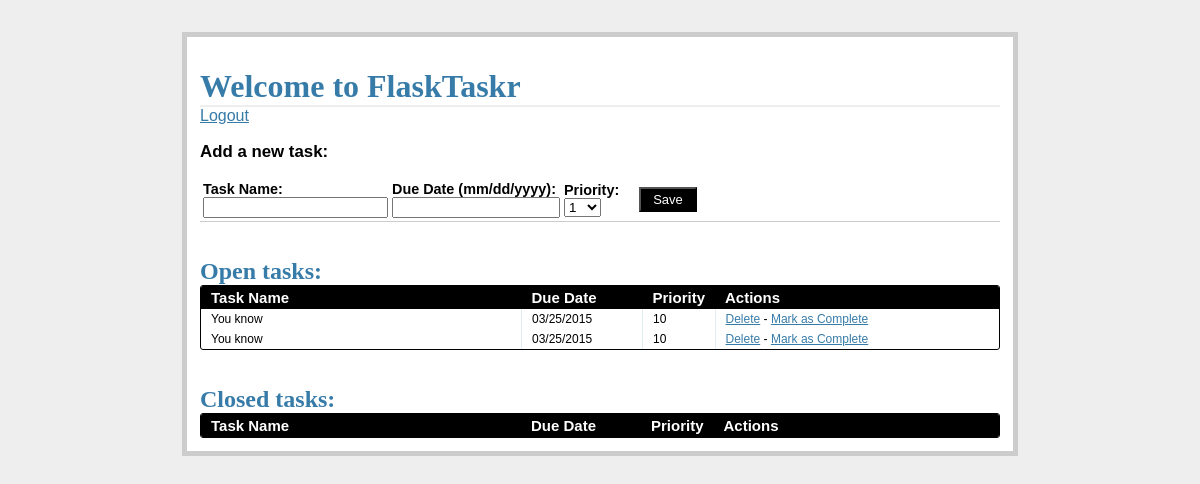
The page /tasks/ (signed in) on the database as committed earlier.
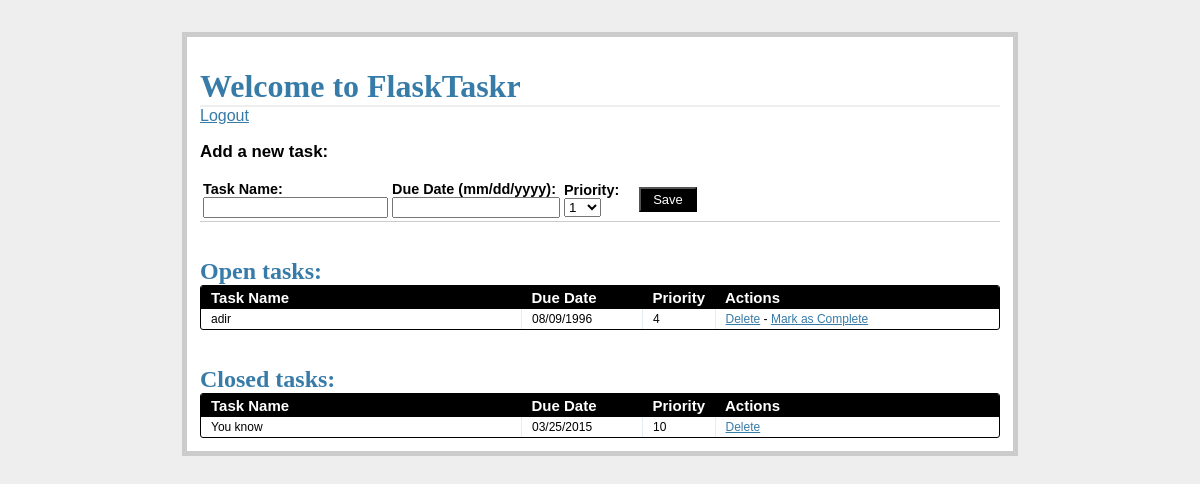
The same page on the database as committed later.
### tables this page shows
CREATE TABLE tasks(task_id INTEGER PRIMARY KEY AUTOINCREMENT,
    name TEXT NOT NULL, due_date TEXT NOT NULL, priority INTEGER NOT NULL, status INTEGER NOT NULL);

### views.py (the view)
@app.route('/tasks/')
@login_required
def tasks():
    g.db = connect_db()
    cursor = g.db.execute(
    'select name, due_date, priority, task_id from tasks where status=1'
    )
    open_tasks = [
    dict(name=row[0], due_date=row[1], priority=row[2],
    task_id=row[3]) for row in cursor.fetchall()
    ]
    cursor = g.db.execute(
    'select name, due_date, priority, task_id from tasks where status=0'
    )
    closed_tasks = [
    dict(name=row[0], due_date=row[1], priority=row[2],
    task_id=row[3]) for row in cursor.fetchall()
    ]
    g.db.close()
    return render_template(
        'tasks.html',
        form=AddTaskForm(request.form),
        open_tasks=open_tasks,
        closed_tasks=closed_tasks
    )

### forms.py
class AddTaskForm(Form):
    task_id = IntegerField()
    name = StringField('Task Name', validators=[DataRequired()])
    due_date = DateField(
    'Date Due (mm/dd/yyyy)',
    validators=[DataRequired()], format='%m/%d/%Y'
    )
    priority = SelectField(
    'Priority',
    validators=[DataRequired()],
    choices=[
    ('1', '1'), ('2', '2'), ('3', '3'), ('4', '4'), ('5', '5'),
    ('6', '6'), ('7', '7'), ('8', '8'), ('9', '9'), ('10', '10')
    ]
    )
    status = IntegerField('Status')

### views.py (called while the page is built)
def connect_db():
    return sqlite3.connect(app.config['DATABASE_PATH'])

def login_required(test):
    @wraps(test)
    def wrap(*args, **kwargs):
        if 'logged_in' in session:
            return test(*args, **kwargs)
        else:
            flash('You need to login first.')
            return redirect(url_for('login'))
    return wrap

### templates/tasks.html (shortened to what this page needs)
{% extends "_base.html" %}
{% block content %}
<h1>Welcome to FlaskTaskr</h1>
<a href="{{ url_for('logout') }}">Logout</a>
<div class="add-task">
  <h3>Add a new task:</h3>
  <table>
    <tr>
      <form action="{{ url_for('new_task') }}" method="post">
        <td>
          <label>Task Name:</label>
          <input name="name" type="text">
        </td>
        <td>
          <label>Due Date (mm/dd/yyyy):</label>
          <input name="due_date" type="text" style="width:160px;">
        </td>
        <td>
          <label>Priority:</label>
          <select name="priority" width="100px">
            <option value="1">1</option>
          </select>
        </td>
        <td>
          <input class="button" type="submit" value="Save">
        </td>
      </form>
    </tr>
  </table>
</div>
<div class="entries">
  <br>
  <br>
  <h2>Open tasks:</h2>
  <div class="datagrid">
    <table>
      <thead>
        <tr>
          <th width="300px"><strong>Task Name</strong></th>
          <th width="100px"><strong>Due Date</strong></th>
          <th width="50px"><strong>Priority</strong></th>
          <th><strong>Actions</strong></th>
        </tr>
      </thead>
      {% for task in open_tasks %}
        <tr>
          <td width="300px">{{ task.name }}</td>
          <td width="100px">{{ task.due_date }}</td>
          <td width="50px">{{ task.priority }}</td>
          <td>
            <a href="{{ url_for('delete_entry', task_id = task.task_id) }}">Delete</a>  -
            <a href="{{ url_for('complete', task_id = task.task_id) }}">Mark as Complete</a>
          </td>
        </tr>
      {% endfor %}
    </table>
  </div>
  <br>
  <br>
</div>
<div class="entries">
  <h2>Closed tasks:</h2>
  <div class="datagrid">
    <table>
      <thead>
      <tr>
        <th width="300px"><strong>Task Name</strong></th>
        <th width="100px"><strong>Due Date</strong></th>
        <th width="50px"><strong>Priority</strong></th>
        <th><strong>Actions</strong></th>
        </tr>
      </thead>
      {% for task in closed_tasks %}
        <tr>
          <td width="300px">{{ task.name }}</td>
          <td width="100px">{{ task.due_date }}</td>
          <td width="50px">{{ task.priority }}</td>
        <td>
          <a href="{{ url_for('delete_entry', task_id = task.task_id) }}">Delete</a>
        </td>
        </tr>
      {% endfor %}
    </table>
  </div>
</div>
{% endblock %}

### templates/_base.html (shortened to what this page needs)
<!DOCTYPE html>
<html>
<head>
<link rel="stylesheet" href="{{ url_for('static', filename='/main.css') }}">
</head>
<body>
<div class="page">
<br>
{% block content %}
{% endblock %}
</div>
</body>
</html>

### static/main.css (style rules this page uses)
body { font-family: sans-serif; background: #eee; }
a, h1, h2 { color: #377BA8; }
h1, h2 { font-family: 'Georgia', serif; margin: 0; }
h1 { border-bottom: 2px solid #eee; }
h2 { font-size: 1.5em; }
label { display: block; font-weight: bold; }
.page { margin: 2em auto; width: 50em; border: 5px solid #ccc; padding: 0.8em; background: white; }
.entries { list-style: none; margin: 0; padding: 0; }
.add-task { font-size: 0.9em; border-bottom: 1px solid #ccc; }
.datagrid table { border-collapse: collapse; text-align: left; width: 100%; }
.datagrid { background: #fff; overflow: hidden; border: 1px solid #000000; border-radius: 3px; }
.datagrid table td, .datagrid table th { padding: 3px 10px; }
.datagrid table thead th { background-color:#000000; color:#FFFFFF; font-size: 15px; font-weight: bold; }
.datagrid table thead th:first-child { border: none; }
.datagrid table tbody td { color: #000000; border-left: 1px solid #E1EEF4; font-size: 12px; font-weight: normal; }
.datagrid table tbody td:first-child { border-left: none; }
.datagrid table tbody tr:last-child td { border-bottom: none; }
.button { background-color:#000; display:inline-block; color:#ffffff; font-size:13px; padding:3px 12px; margin: 0; text-decoration:none; position:relative; }

Rows that differ between the two databases and show on the page:
removed tasks: name "You know", due_date "03/25/2015", priority "10", shown under "Open tasks:"
added tasks: name "adir", due_date "08/09/1996", priority "4", shown under "Open tasks:"
changed tasks "You know": moves from the list under "Open tasks:" to the list under "Closed tasks:"
